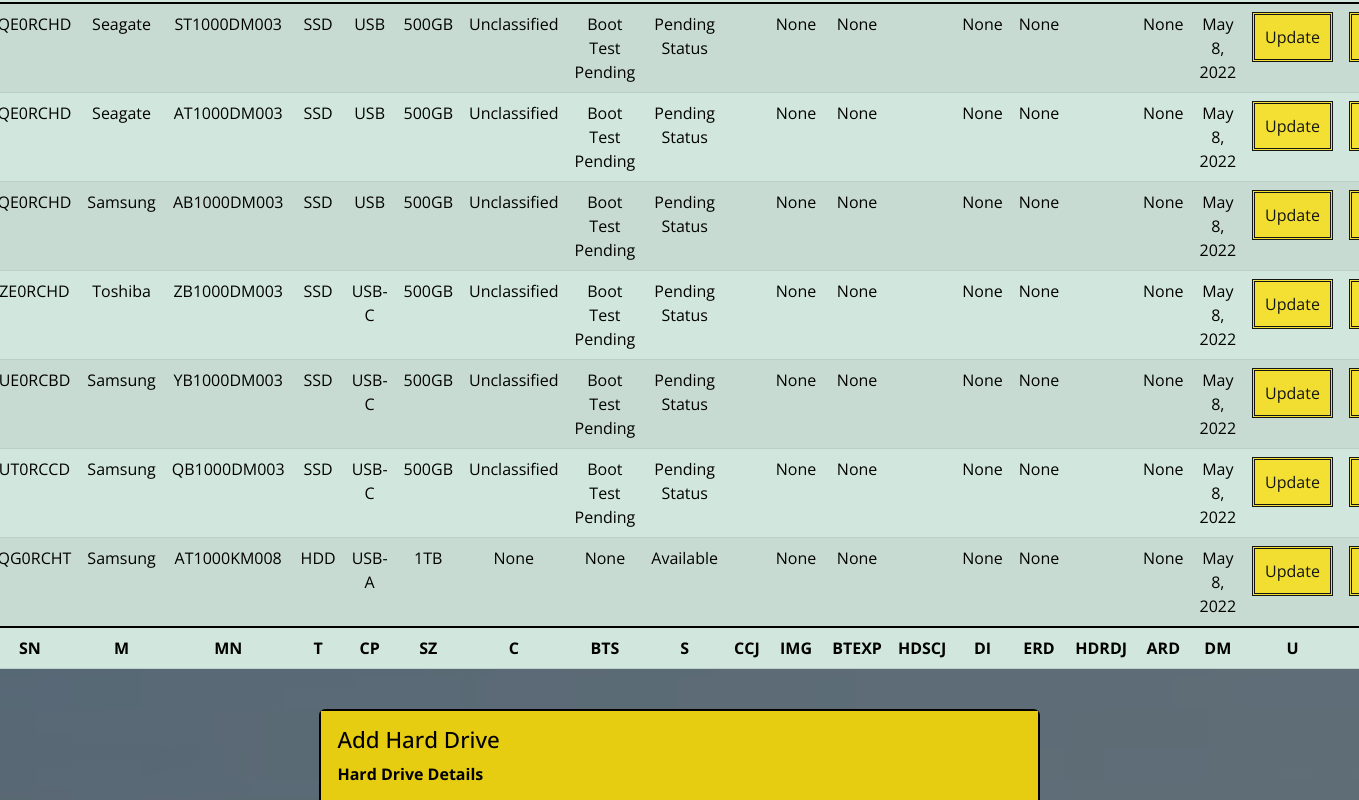
The page /maintainer_hard_drives/ (signed in, middle part) on the database as committed earlier.
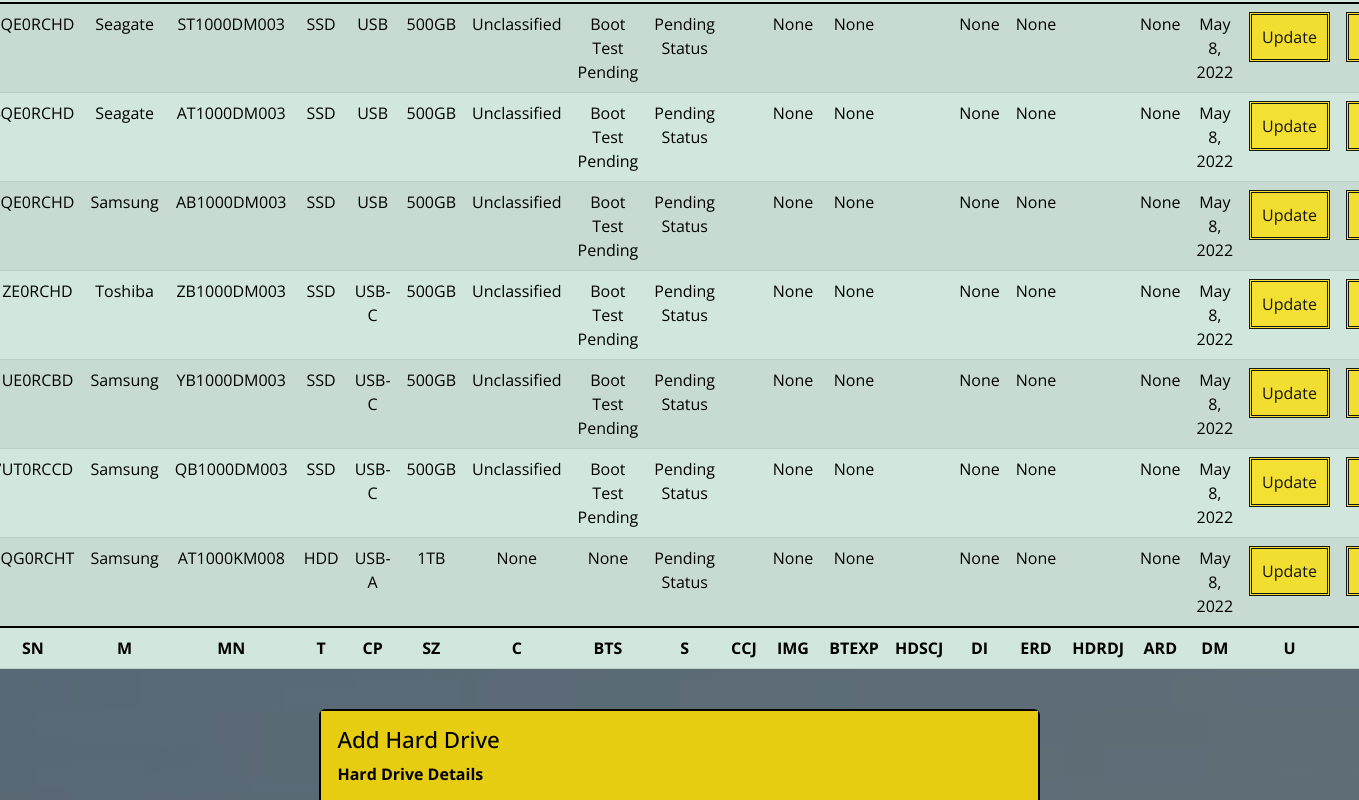
The same page on the database as committed later.
### website/models.py (models this page shows, shortened)
class HardDrive(models.Model):
    creation_date = models.DateField(auto_now_add=True)  # required
    serial_number = models.CharField(max_length=100, unique=True)  # required
    manufacturer = models.CharField(max_length=100)  # required
    model_number = models.CharField(max_length=100)  # required
    type = models.CharField(max_length=50)  # required
    connection_port = models.CharField(max_length=50)  # required
    size = models.ForeignKey(HardDriveSizeChoice, blank=True, null=True, on_delete=models.SET_NULL)  # required
    classification = models.ForeignKey(HardDriveClassificationChoice, blank=True, null=True, on_delete=models.SET_NULL)  # required
    boot_test_status = models.ForeignKey(HardDriveBootTestStatusChoice, blank=True, null=True, on_delete=models.SET_NULL)  # required
    status = models.ForeignKey(HardDriveStatusChoice, blank=True, null=True, on_delete=models.SET_NULL)  # required
    classification_change_justification = models.TextField(blank=True, null=True)
    image_version_ID = models.CharField(max_length=10, blank=True, null=True)
    boot_test_expiration_date = models.DateField(blank=True, null=True)
    hard_drive_status_change_justification = models.TextField(blank=True, null=True)
    date_issued = models.DateField(blank=True, null=True)
    expected_return_date = models.DateField(blank=True, null=True)
    hard_drive_return_date_justification = models.TextField(blank=True, null=True)
    actual_return_date = models.DateField(blank=True, null=True)
    date_modified = models.DateField(auto_now=True)  # required

class HardDriveStatusChoice(models.Model):
    choice = models.CharField(max_length=300)
    def __str__(self):
        return self.choice

class HardDriveSizeChoice(models.Model):
    choice = models.CharField(max_length=300)
    def __str__(self):
        return self.choice

### website/decorators.py (the view)
        def wrapper_func(request, *args, **kwargs):
            groups = []
            if request.user.groups.exists():
                for group in request.user.groups.all():
                    groups.append(group.name)
            check_true = any(group_names in groups for group_names in allowed_roles)
            if check_true:
                return view_func(request, *args, **kwargs)
            else:
                return HttpResponse("You are not authorized to view this page")

### website/models.py (called while the page is built)
    def __str__(self):
        return self.choice

    def __str__(self):
        return self.choice

### website/views.py (called while the page is built, shortened)
@login_required(login_url='loginPage')
@allowed_users(allowed_roles=['admin', 'maintainer'])
def maintainer_hard_drives(request):
    hard_drives = HardDrive.objects.all()
    hard_drive_form = CreateOrUpdateHardDriveForm()
    context = {
        'hard_drives': hard_drives,
        'hard_drive_form': hard_drive_form
    }
    return render(request, 'pages/maintainer_hard_drives.html', context)

### website/templates/pages/maintainer_hard_drives.html (shortened to what this page needs)
{% extends 'pages/base.html' %}
{% load static %}
{% block mainBody %}
<section class="hero">
    <div class="background-image" style="background-image: url({% static 'assets/img/island.jpg' %});"></div>
    <br>
    <br>
    <table id="example" class="table table-success table-striped" style="width:100%">
        <tbody>
        {% for each_hd in hard_drives %}
        <tr>
            <td>
                {{each_hd.serial_number}}
            </td>
            <td>
                {{each_hd.manufacturer}}
            </td>
            <td>
                {{each_hd.model_number}}
            </td>
            <td>
                {{each_hd.type}}
            </td>
            <td>
                {{each_hd.connection_port}}
            </td>
            <td>
                {{each_hd.size}}
            </td>
            <td>
                {{each_hd.classification}}
            </td>
            <td>
                {{each_hd.boot_test_status}}
            </td>
            <td>
                {{each_hd.status}}
            </td>
            <td>
            </td>
            <td>
                {{each_hd.image_version_ID}}
            </td>
            <td>
                {{each_hd.boot_test_expiration_date}}
            </td>
            <td>
            </td>
            <td>
                {{each_hd.date_issued}}
            </td>
            <td>
                {{each_hd.expected_return_date}}
            </td>
            <td>
            </td>
            <td>
                {{each_hd.actual_return_date}}
            </td>
            <td>
                {{each_hd.date_modified}}
            </td>
            <td>
                <a class="submit-button" href="{% url 'u_hard_drive' each_hd.id %}">Update</a>
            </td>
            <td>
                <a class="submit-button" href="{% url 'd_hard_drive' each_hd.id %}">Delete</a>
            </td>
        {% endfor %}
        </tbody>
        <tfoot>
        <tr>
            <th>SN</th>
            <th>M</th>
            <th>MN</th>
            <th>T</th>
            <th>CP</th>
            <th>SZ</th>
            <th>C</th>
            <th>BTS</th>
            <th>S</th>
            <th>CCJ</th>
            <th>IMG</th>
            <th>BTEXP</th>
            <th>HDSCJ</th>
            <th>DI</th>
            <th>ERD</th>
            <th>HDRDJ</th>
            <th>ARD</th>
            <th>DM</th>
            <th>U</th>
            <th>D</th>
        </tr>
        </tfoot>
    </table>
    <br>
    <form method="POST">
        <table class="rwd-table">
            <tr>
                <th colspan="2"><h4>Add Hard Drive</h4>Hard Drive Details</th>
            </tr>
        </table>
    </form>
</section>
{% endblock %}

Rows that differ between the two databases and show on the page:
changed HardDrive "0QG0RCHT": status "Available" → "Pending Status"
